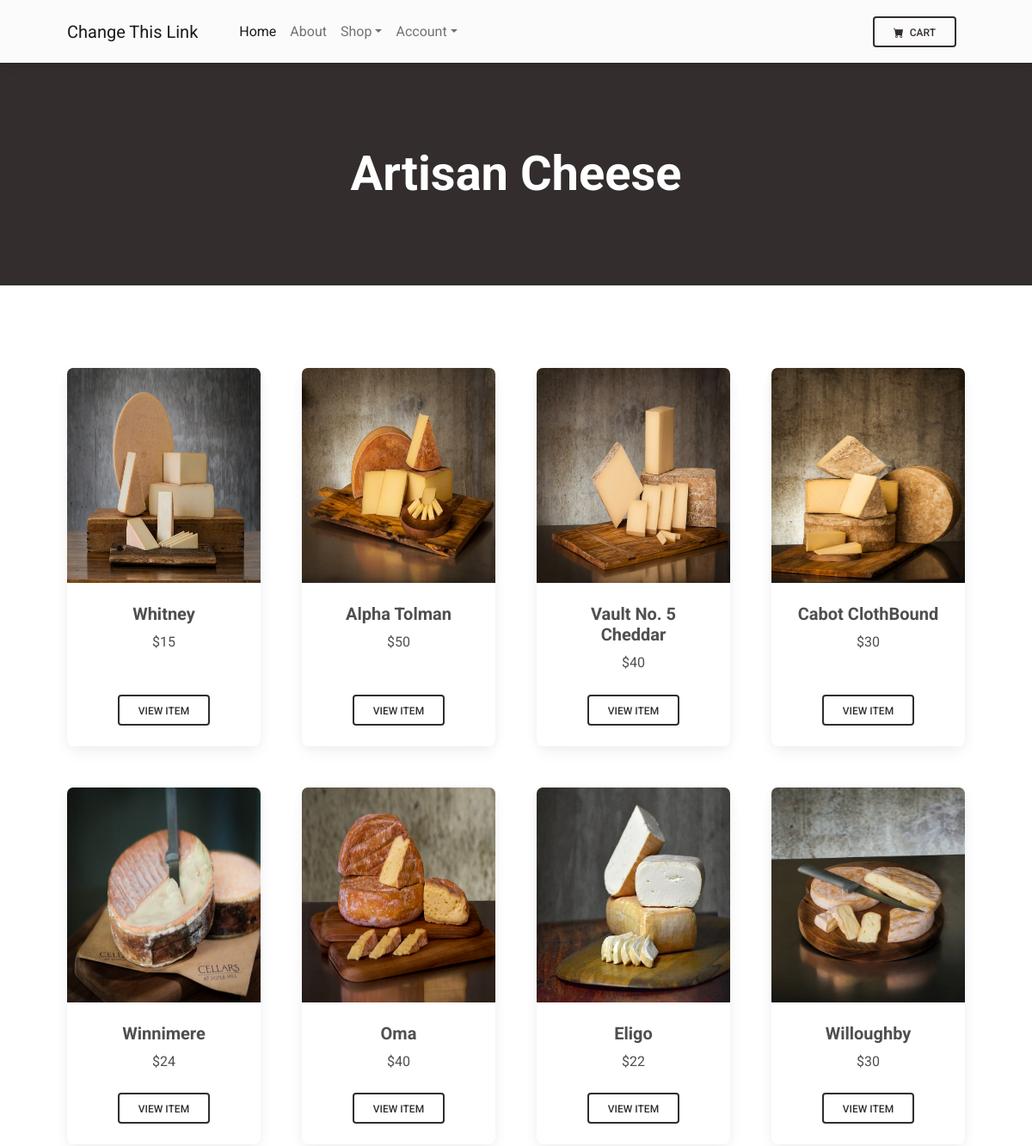
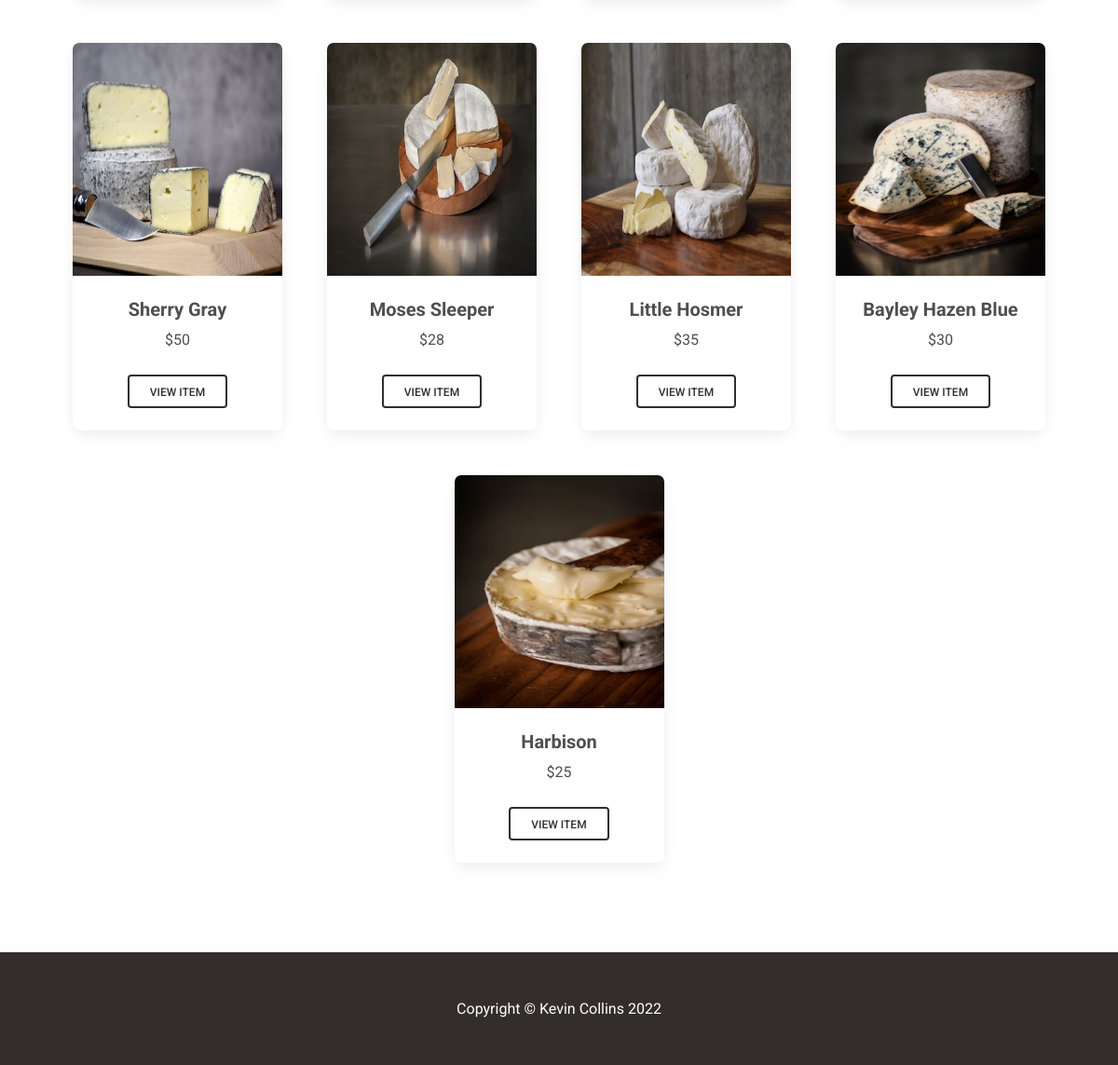
The page / on the database its author committed (2 pictures, top to bottom).
### shop/models.py (models this page shows)
class Item(models.Model):
    created_at = models.DateTimeField(auto_now=True)
    updated_at = models.DateTimeField(auto_now_add=True)
    user = models.ForeignKey(User, on_delete=models.CASCADE, default=None)
    title = models.CharField(max_length=100)
    description = models.TextField(blank=True, max_length=500)
    price = models.IntegerField(default=1, validators=[MinValueValidator(1)])
    categories = models.ManyToManyField('Category', blank=True, related_name='items')
    image = models.ImageField(upload_to='images', blank=True)

### shop/views.py (the view)
# urls.py: path("", views.ItemView.as_view(), name="index"),
class ItemView(ListView):
    model = Item
    template_name = "shop/index.html"
    context_object_name = "items"
    def get_queryset(self):
        return Item.objects.all().order_by('-created_at')
    def get_context_data(self):
        context = super().get_context_data()
        return context

### shop/templates/shop/index.html (shortened to what this page needs)
{% extends "shop/layout.html" %}
{% block main %}
<header class="bg-dark py-5">
    <div class="container px-4 px-lg-5 my-5">
        <div class="text-center text-white">
            <h1 class="display-4 fw-bolder">Artisan Cheese</h1>
        </div>
    </div>
</header>
<section class="py-5">
    <div class="container px-4 px-lg-5 mt-5">
        <div class="row gx-4 gx-lg-5 row-cols-2 row-cols-md-3 row-cols-xl-4 justify-content-center">
            {% for item in items %}
            <div class="col mb-5">
                <div class="card h-100">
                    <img class="card-img-top" src="{{item.image.url}}" alt="..." style="height:250px"/>
                    <div class="card-body p-4">
                        <div class="text-center">
                            <h5 class="fw-bolder">{{item.title}}</h5>
                            ${{item.price}}
                        </div>
                    </div>
                    <div class="card-footer p-4 pt-0 border-top-0 bg-transparent">
                        <div class="text-center"><a class="btn btn-outline-dark mt-auto" href="{% url 'item' item.id %}">View Item</a></div>
                    </div>
                </div>
            </div>
            {% endfor %}
</section>
{% endblock %}

### rows shown on the page
Item: image (picture), title "Whitney", price "15"
Item: image (picture), title "Alpha Tolman", price "50"
Item: image (picture), title "Vault No. 5 Cheddar", price "40"
Item: image (picture), title "Cabot ClothBound", price "30"
Item: image (picture), title "Winnimere", price "24"
Item: image (picture), title "Oma", price "40"
Item: image (picture), title "Eligo", price "22"
Item: image (picture), title "Willoughby", price "30"
Item: image (picture), title "Sherry Gray", price "50"
Item: image (picture), title "Moses Sleeper", price "28"
Item: image (picture), title "Little Hosmer", price "35"
Item: image (picture), title "Bayley Hazen Blue", price "30"
Item: image (picture), title "Harbison", price "25"
